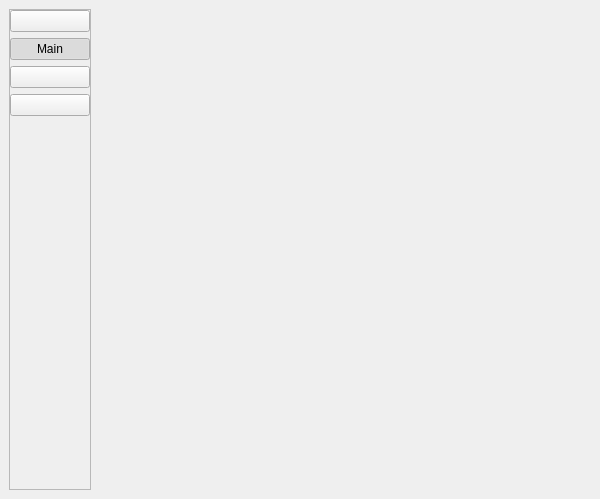
<?xml version="1.0" encoding="UTF-8"?>
<ui version="4.0">
 <class>MainWindow</class>
 <widget class="QMainWindow" name="MainWindow">
  <property name="geometry">
   <rect>
    <x>0</x>
    <y>0</y>
    <width>600</width>
    <height>499</height>
   </rect>
  </property>
  <property name="windowTitle">
   <string>MainWindow</string>
  </property>
  <widget class="QWidget" name="centralwidget">
   <layout class="QHBoxLayout" name="horizontalLayout">
    <item>
     <widget class="QWidget" name="side_menu_widget" native="true">
      <property name="styleSheet">
       <string notr="true"/>
      </property>
      <layout class="QVBoxLayout" name="verticalLayout">
       <property name="leftMargin">
        <number>0</number>
       </property>
       <property name="topMargin">
        <number>0</number>
       </property>
       <property name="rightMargin">
        <number>0</number>
       </property>
       <property name="bottomMargin">
        <number>0</number>
       </property>
       <item>
        <widget class="QFrame" name="frame">
         <property name="frameShape">
          <enum>QFrame::StyledPanel</enum>
         </property>
         <property name="frameShadow">
          <enum>QFrame::Raised</enum>
         </property>
         <layout class="QVBoxLayout" name="verticalLayout_3">
          <property name="leftMargin">
           <number>0</number>
          </property>
          <property name="topMargin">
           <number>0</number>
          </property>
          <property name="rightMargin">
           <number>0</number>
          </property>
          <property name="bottomMargin">
           <number>0</number>
          </property>
          <item>
           <widget class="QPushButton" name="btn_library">
            <property name="sizePolicy">
             <sizepolicy hsizetype="Minimum" vsizetype="Minimum">
              <horstretch>0</horstretch>
              <verstretch>0</verstretch>
             </sizepolicy>
            </property>
            <property name="cursor">
             <cursorShape>PointingHandCursor</cursorShape>
            </property>
            <property name="styleSheet">
             <string notr="true"/>
            </property>
            <property name="locale">
             <locale language="English" country="UnitedStates"/>
            </property>
            <property name="text">
             <string/>
            </property>
            <property name="checkable">
             <bool>true</bool>
            </property>
            <property name="autoRepeat">
             <bool>false</bool>
            </property>
            <property name="autoExclusive">
             <bool>true</bool>
            </property>
           </widget>
          </item>
          <item>
           <widget class="QPushButton" name="btn_main">
            <property name="sizePolicy">
             <sizepolicy hsizetype="Minimum" vsizetype="Minimum">
              <horstretch>0</horstretch>
              <verstretch>0</verstretch>
             </sizepolicy>
            </property>
            <property name="cursor">
             <cursorShape>PointingHandCursor</cursorShape>
            </property>
            <property name="styleSheet">
             <string notr="true"/>
            </property>
            <property name="text">
             <string>Main</string>
            </property>
            <property name="checkable">
             <bool>true</bool>
            </property>
            <property name="checked">
             <bool>true</bool>
            </property>
            <property name="autoRepeat">
             <bool>false</bool>
            </property>
            <property name="autoExclusive">
             <bool>true</bool>
            </property>
           </widget>
          </item>
          <item>
           <widget class="QPushButton" name="btn_x">
            <property name="sizePolicy">
             <sizepolicy hsizetype="Minimum" vsizetype="Minimum">
              <horstretch>0</horstretch>
              <verstretch>0</verstretch>
             </sizepolicy>
            </property>
            <property name="cursor">
             <cursorShape>PointingHandCursor</cursorShape>
            </property>
            <property name="styleSheet">
             <string notr="true"/>
            </property>
            <property name="text">
             <string/>
            </property>
            <property name="checkable">
             <bool>true</bool>
            </property>
            <property name="autoRepeat">
             <bool>false</bool>
            </property>
            <property name="autoExclusive">
             <bool>true</bool>
            </property>
           </widget>
          </item>
          <item>
           <widget class="QPushButton" name="btn_history">
            <property name="sizePolicy">
             <sizepolicy hsizetype="Minimum" vsizetype="Minimum">
              <horstretch>0</horstretch>
              <verstretch>0</verstretch>
             </sizepolicy>
            </property>
            <property name="cursor">
             <cursorShape>PointingHandCursor</cursorShape>
            </property>
            <property name="styleSheet">
             <string notr="true"/>
            </property>
            <property name="text">
             <string/>
            </property>
            <property name="checkable">
             <bool>true</bool>
            </property>
            <property name="autoRepeat">
             <bool>false</bool>
            </property>
            <property name="autoExclusive">
             <bool>true</bool>
            </property>
            <property name="autoDefault">
             <bool>false</bool>
            </property>
           </widget>
          </item>
          <item>
           <spacer name="verticalSpacer">
            <property name="orientation">
             <enum>Qt::Vertical</enum>
            </property>
            <property name="sizeHint" stdset="0">
             <size>
              <width>17</width>
              <height>17</height>
             </size>
            </property>
           </spacer>
          </item>
         </layout>
        </widget>
       </item>
      </layout>
     </widget>
    </item>
    <item>
     <widget class="QWidget" name="top_item_widget" native="true">
      <property name="sizePolicy">
       <sizepolicy hsizetype="Expanding" vsizetype="Preferred">
        <horstretch>0</horstretch>
        <verstretch>0</verstretch>
       </sizepolicy>
      </property>
      <property name="palette">
       <palette>
        <active>
         <colorrole role="WindowText">
          <brush brushstyle="SolidPattern">
           <color alpha="255">
            <red>255</red>
            <green>255</green>
            <blue>255</blue>
           </color>
          </brush>
         </colorrole>
         <colorrole role="Button">
          <brush brushstyle="SolidPattern">
           <color alpha="255">
            <red>32</red>
            <green>32</green>
            <blue>32</blue>
           </color>
          </brush>
         </colorrole>
         <colorrole role="Text">
          <brush brushstyle="SolidPattern">
           <color alpha="255">
            <red>255</red>
            <green>255</green>
            <blue>255</blue>
           </color>
          </brush>
         </colorrole>
         <colorrole role="ButtonText">
          <brush brushstyle="SolidPattern">
           <color alpha="255">
            <red>255</red>
            <green>255</green>
            <blue>255</blue>
           </color>
          </brush>
         </colorrole>
         <colorrole role="Base">
          <brush brushstyle="SolidPattern">
           <color alpha="255">
            <red>32</red>
            <green>32</green>
            <blue>32</blue>
           </color>
          </brush>
         </colorrole>
         <colorrole role="Window">
          <brush brushstyle="SolidPattern">
           <color alpha="255">
            <red>32</red>
            <green>32</green>
            <blue>32</blue>
           </color>
          </brush>
         </colorrole>
         <colorrole role="PlaceholderText">
          <brush brushstyle="SolidPattern">
           <color alpha="255">
            <red>255</red>
            <green>255</green>
            <blue>255</blue>
           </color>
          </brush>
         </colorrole>
        </active>
        <inactive>
         <colorrole role="WindowText">
          <brush brushstyle="SolidPattern">
           <color alpha="255">
            <red>255</red>
            <green>255</green>
            <blue>255</blue>
           </color>
          </brush>
         </colorrole>
         <colorrole role="Button">
          <brush brushstyle="SolidPattern">
           <color alpha="255">
            <red>32</red>
            <green>32</green>
            <blue>32</blue>
           </color>
          </brush>
         </colorrole>
         <colorrole role="Text">
          <brush brushstyle="SolidPattern">
           <color alpha="255">
            <red>255</red>
            <green>255</green>
            <blue>255</blue>
           </color>
          </brush>
         </colorrole>
         <colorrole role="ButtonText">
          <brush brushstyle="SolidPattern">
           <color alpha="255">
            <red>255</red>
            <green>255</green>
            <blue>255</blue>
           </color>
          </brush>
         </colorrole>
         <colorrole role="Base">
          <brush brushstyle="SolidPattern">
           <color alpha="255">
            <red>32</red>
            <green>32</green>
            <blue>32</blue>
           </color>
          </brush>
         </colorrole>
         <colorrole role="Window">
          <brush brushstyle="SolidPattern">
           <color alpha="255">
            <red>32</red>
            <green>32</green>
            <blue>32</blue>
           </color>
          </brush>
         </colorrole>
         <colorrole role="PlaceholderText">
          <brush brushstyle="SolidPattern">
           <color alpha="255">
            <red>255</red>
            <green>255</green>
            <blue>255</blue>
           </color>
          </brush>
         </colorrole>
        </inactive>
        <disabled>
         <colorrole role="WindowText">
          <brush brushstyle="SolidPattern">
           <color alpha="255">
            <red>255</red>
            <green>255</green>
            <blue>255</blue>
           </color>
          </brush>
         </colorrole>
         <colorrole role="Button">
          <brush brushstyle="SolidPattern">
           <color alpha="255">
            <red>32</red>
            <green>32</green>
            <blue>32</blue>
           </color>
          </brush>
         </colorrole>
         <colorrole role="Text">
          <brush brushstyle="SolidPattern">
           <color alpha="255">
            <red>255</red>
            <green>255</green>
            <blue>255</blue>
           </color>
          </brush>
         </colorrole>
         <colorrole role="ButtonText">
          <brush brushstyle="SolidPattern">
           <color alpha="255">
            <red>255</red>
            <green>255</green>
            <blue>255</blue>
           </color>
          </brush>
         </colorrole>
         <colorrole role="Base">
          <brush brushstyle="SolidPattern">
           <color alpha="255">
            <red>32</red>
            <green>32</green>
            <blue>32</blue>
           </color>
          </brush>
         </colorrole>
         <colorrole role="Window">
          <brush brushstyle="SolidPattern">
           <color alpha="255">
            <red>32</red>
            <green>32</green>
            <blue>32</blue>
           </color>
          </brush>
         </colorrole>
         <colorrole role="PlaceholderText">
          <brush brushstyle="SolidPattern">
           <color alpha="255">
            <red>255</red>
            <green>255</green>
            <blue>255</blue>
           </color>
          </brush>
         </colorrole>
        </disabled>
       </palette>
      </property>
      <property name="styleSheet">
       <string notr="true"/>
      </property>
      <layout class="QVBoxLayout" name="verticalLayout_2">
       <property name="leftMargin">
        <number>0</number>
       </property>
       <property name="topMargin">
        <number>0</number>
       </property>
       <property name="rightMargin">
        <number>0</number>
       </property>
       <property name="bottomMargin">
        <number>0</number>
       </property>
       <item>
        <widget class="QStackedWidget" name="top_item">
         <property name="styleSheet">
          <string notr="true"/>
         </property>
         <property name="currentIndex">
          <number>-1</number>
         </property>
        </widget>
       </item>
      </layout>
     </widget>
    </item>
   </layout>
  </widget>
 </widget>
 <resources/>
 <connections/>
</ui>
